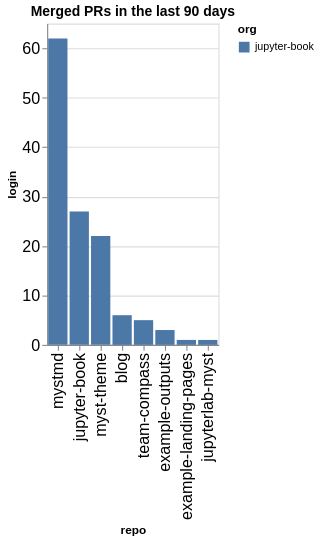

Source (notebook cell):
### Code cell
prs_by_repo = merged.groupby(['org', 'repo']).count()['login'].reset_index().sort_values(['org', 'login'], ascending=False)
alt.Chart(data=prs_by_repo, title=f"Merged PRs in the last {n_days} days").mark_bar().encode(
    x=alt.X('repo', sort=prs_by_repo['repo'].values.tolist()),
    y='login',
    color='org'
)

### Figure 1 — Vega-Lite specification as saved in the notebook (floating-point values rounded to 4 significant figures)
{"config": {"axisLeft": {"labelFontSize": 15}, "axisBottom": {"labelFontSize": 15}}, "data": {"name": "data-e66fe018a64efd5bc007b640b647f2ae"}, "mark": {"type": "bar"}, "encoding": {"color": {"field": "org", "type": "nominal"}, "x": {"field": "repo", "sort": ["mystmd", "jupyter-book", "myst-theme", "blog", "team-compass", "example-outputs", "example-landing-pages", "jupyterlab-myst"], "type": "nominal"}, "y": {"field": "login", "type": "quantitative"}}, "title": "Merged PRs in the last 90 days", "$schema": "https://vega.github.io/schema/vega-lite/v5.20.1.json", "datasets": {"data-e66fe018a64efd5bc007b640b647f2ae": [{"org": "jupyter-book", "repo": "mystmd", "login": 62}, {"org": "jupyter-book", "repo": "jupyter-book", "login": 27}, {"org": "jupyter-book", "repo": "myst-theme", "login": 22}, {"org": "jupyter-book", "repo": "blog", "login": 6}, {"org": "jupyter-book", "repo": "team-compass", "login": 5}, {"org": "jupyter-book", "repo": "example-outputs", "login": 3}, {"org": "jupyter-book", "repo": "example-landing-pages", "login": 1}, {"org": "jupyter-book", "repo": "jupyterlab-myst", "login": 1}]}}
